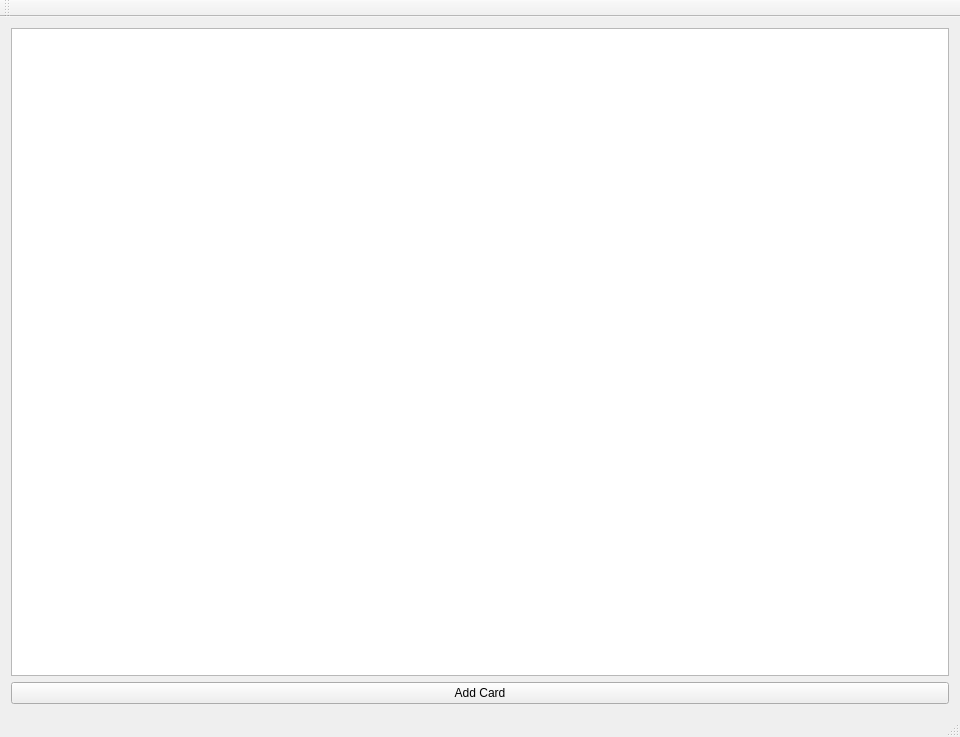
<?xml version="1.0" encoding="UTF-8"?>
<ui version="4.0">
 <class>QTRetryClass</class>
 <widget class="QMainWindow" name="QTRetryClass">
  <property name="geometry">
   <rect>
    <x>0</x>
    <y>0</y>
    <width>960</width>
    <height>737</height>
   </rect>
  </property>
  <property name="windowTitle">
   <string>Inventory</string>
  </property>
  <widget class="QWidget" name="centralWidget">
   <layout class="QVBoxLayout" name="verticalLayout">
    <item>
     <widget class="QTableView" name="tableView"/>
    </item>
    <item>
     <widget class="QPushButton" name="pushButton1">
      <property name="sizePolicy">
       <sizepolicy hsizetype="Preferred" vsizetype="Preferred">
        <horstretch>0</horstretch>
        <verstretch>0</verstretch>
       </sizepolicy>
      </property>
      <property name="text">
       <string>Add Card</string>
      </property>
     </widget>
    </item>
   </layout>
  </widget>
  <widget class="QMenuBar" name="menuBar">
   <property name="geometry">
    <rect>
     <x>0</x>
     <y>0</y>
     <width>960</width>
     <height>22</height>
    </rect>
   </property>
  </widget>
  <widget class="QToolBar" name="mainToolBar">
   <attribute name="toolBarArea">
    <enum>TopToolBarArea</enum>
   </attribute>
   <attribute name="toolBarBreak">
    <bool>false</bool>
   </attribute>
  </widget>
  <widget class="QStatusBar" name="statusBar"/>
 </widget>
 <layoutdefault spacing="6" margin="11"/>
 <resources>
  <include location="QTRetry.qrc"/>
 </resources>
 <connections/>
</ui>
